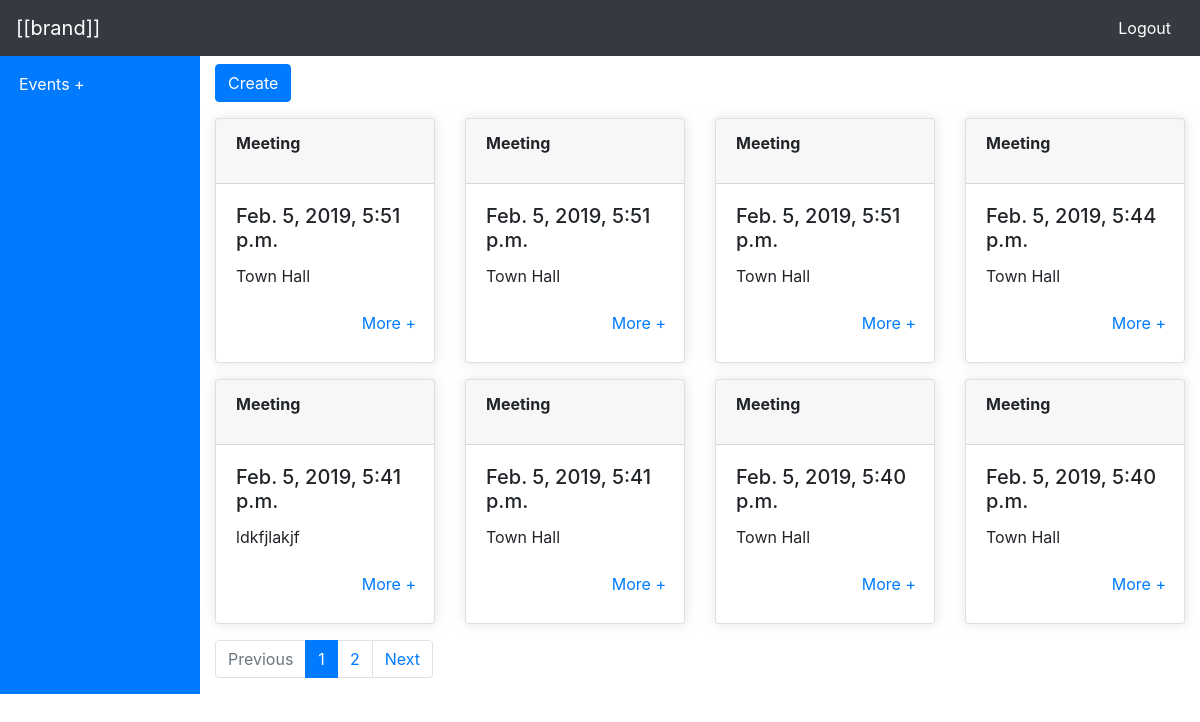
/, run on an earlier commit of the app's database.
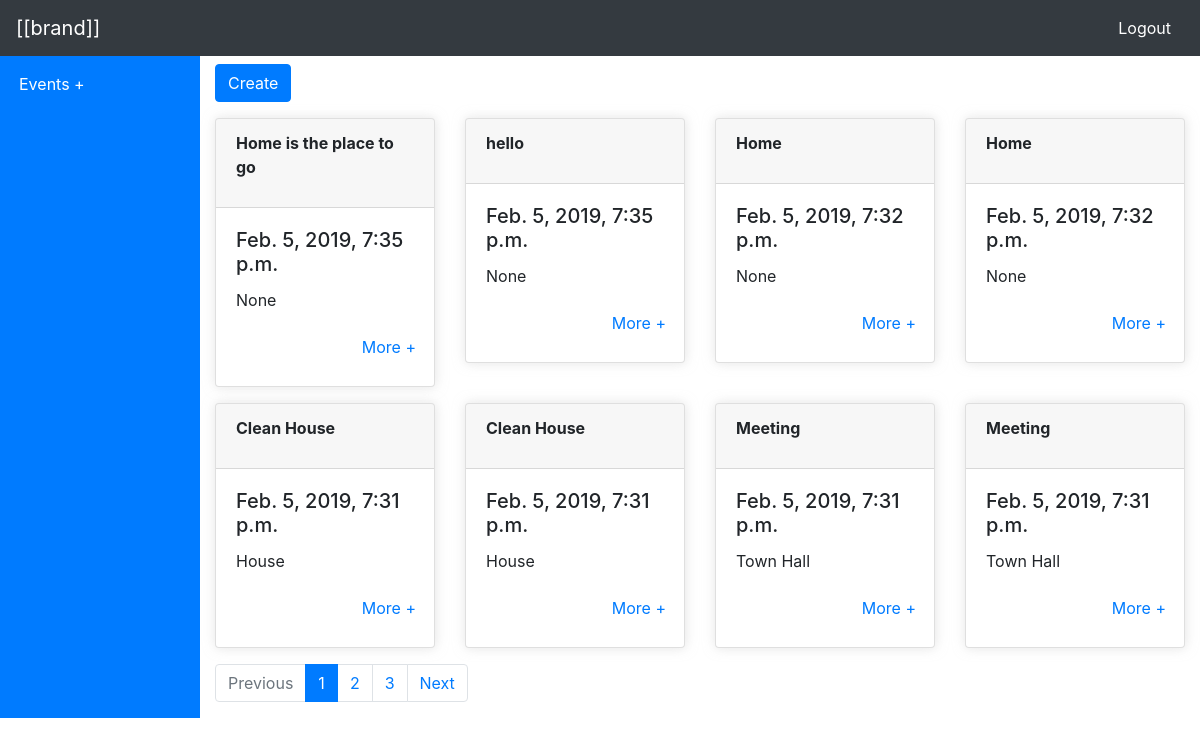
And on a later commit of the database.
### events/models.py (models this page shows, shortened)
class UserModel(DateTimeModel):
	created_by = models.ForeignKey(User,null=True,on_delete=models.SET_NULL)
	class Meta:
		abstract = True

class Event(UserModel):
    event_name = models.CharField(max_length=100, null = True, blank =True)
    description = models.TextField(max_length=4000, null=True, blank=True)
    date_time = models.DateTimeField(default = datetime.datetime.now,null=True,blank=True)
    venue = models.CharField(max_length= 100, null = True, blank = True)
    venue_url = models.URLField(null=True, blank = True)
    signup_form_code =  models.TextField (max_length=500, null=True, blank=True)
    class Meta:
        ordering = ('-created_at',)

### events/views.py (the view)
# urls.py: path('', HomePageView.as_view(), name="home"),
class HomePageView(AuthMixin,ListView):
    template_name = 'home/index.html'
    model = Event
    paginate_by = 8
    def get_context_data(self, **kwargs):
        context = super().get_context_data(**kwargs)
        context['url_name'] = 'home'
        return context

### templates/home/index.html (shortened to what this page needs)
{%load static%}
<html lang="en">
<head>
    <link rel="stylesheet" href="https://use.fontawesome.com/releases/v5.6.1/css/all.css"
>
    <link rel="stylesheet" href="https://stackpath.bootstrapcdn.com/bootstrap/4.2.1/css/bootstrap.min.css"
>
    <link rel="stylesheet" href="{% static 'style.css' %}">
</head>
<body>
    <div id="root" class=" container-fluid  h-100">
        <div class="row">
            <nav class="navbar navbar-dark bg-dark w-100">
                <a class="navbar-brand" href="{% url 'events:home' %}">[[brand]]</a>
                <a class="btn ml-auto text-white" href="{% url 'events:logout'%}">Logout</a>
            </nav>
        </div>
        <div class="row main-row">
            <div class="col-md-2 bg-primary">
                <div class="row mt-3 ml-1">
                    <p style="color:white">Events +</p>
                </div>
            </div>
            <div class="col-md-10 mt-2 justify-content-center">
                {% block main_content %}
                <div class="row mb-3">
                    <div class="col-md-3">
                        <button class="create-book btn btn-primary" type="button" name="button">Create</button>
                    </div>
                </div>
                <div class="row">
                    {%for event in object_list%}
                    <div class="col-md-3 mb-3 animated bounceIn">
                        <div class="card custom-shadow">
                            <div class="card-header">
                                <p style="font-weight:bold">
                                    {{event.event_name}}
                                </p>
                            </div>
                            <div class="card-body">
                                <h5 class="card-title">{{event.date_time}}</h5>
                                <p class="card-text">{{event.venue}}</p>
                                <div class="row justify-content-end">
                                    <a data-id="{% url 'events:event_update' event.id %}" class="update-book btn text-right text-primary">More
                                        +</a>
                                </div>
                            </div>
                        </div>
                    </div>
                    {%endfor%}
                </div>
                <div class="row">
                    <div class="col-md-10">
                        {% if is_paginated %}
                        <ul class="pagination">
                            {% if page_obj.has_previous %}
                            <li class="page-item"><a class="page-link" href="?page={{ page_obj.previous_page_number }}">Previous</a></li>
                            {% else %}
                            <li class="disabled page-item"><a class="page-link">Previous</a></li>
                            {% endif %}
                            {% for i in paginator.page_range %}
                            {% if page_obj.number == i %}
                            <li class="active page-item"><a class="page-link">{{ i }} <span class="sr-only">(current)</span></a></li>
                            {% else %}
                            <li class="page-item"><a class="page-link" href="?page={{ i }}">{{ i }}</a></li>
                            {% endif %}
                            {% endfor %}
                            {% if page_obj.has_next %}
                            <li class="page-item"><a class="page-link" href="?page={{ page_obj.next_page_number }}">Next</a></li>
                            {% else %}
                            <li class="disabled page-item"><a class="page-link">Next</a></li>
                            {% endif %}
                        </ul>
                        {% endif %}
                    </div>
                </div>
                {% endblock main_content %}
            </div>
        </div>
    </div>
</body>
</html>

What changed in the data, as far as the page shows it:
no longer on this page (row unchanged): Event: event_name "Meeting", date_time "Feb. 5, 2019, 5:51 p.m.", venue "Town Hall"
no longer on this page (row unchanged): Event: event_name "Meeting", date_time "Feb. 5, 2019, 5:51 p.m.", venue "Town Hall"
no longer on this page (row unchanged): Event: event_name "Meeting", date_time "Feb. 5, 2019, 5:51 p.m.", venue "Town Hall"
no longer on this page (row unchanged): Event: event_name "Meeting", date_time "Feb. 5, 2019, 5:44 p.m.", venue "Town Hall"
no longer on this page (row unchanged): Event: event_name "Meeting", date_time "Feb. 5, 2019, 5:41 p.m.", venue "ldkfjlakjf"
no longer on this page (row unchanged): Event: event_name "Meeting", date_time "Feb. 5, 2019, 5:41 p.m.", venue "Town Hall"
no longer on this page (row unchanged): Event: event_name "Meeting", date_time "Feb. 5, 2019, 5:40 p.m.", venue "Town Hall"
no longer on this page (row unchanged): Event: event_name "Meeting", date_time "Feb. 5, 2019, 5:40 p.m.", venue "Town Hall"
added Event: event_name "Home is the place to go", date_time "Feb. 5, 2019, 7:35 p.m.", venue "None"
added Event: event_name "hello", date_time "Feb. 5, 2019, 7:35 p.m.", venue "None"
added Event: event_name "Home", date_time "Feb. 5, 2019, 7:32 p.m.", venue "None"
added Event: event_name "Home", date_time "Feb. 5, 2019, 7:32 p.m.", venue "None"
added Event: event_name "Clean House", date_time "Feb. 5, 2019, 7:31 p.m.", venue "House"
added Event: event_name "Clean House", date_time "Feb. 5, 2019, 7:31 p.m.", venue "House"
added Event: event_name "Meeting", date_time "Feb. 5, 2019, 7:31 p.m.", venue "Town Hall"
added Event: event_name "Meeting", date_time "Feb. 5, 2019, 7:31 p.m.", venue "Town Hall"
Also different on the page:
new list line: "3"
